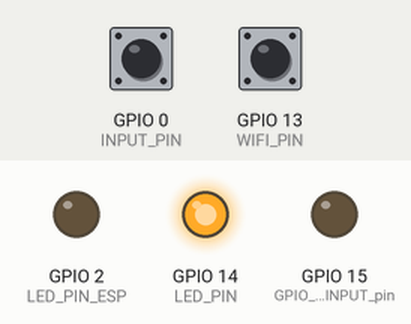
Recording of a sketch running on a simulated ESP8266 (Wemos D1 mini). On the bench: output pins drawn as LEDs (lit = HIGH). Dashed ring = blinking. Inputs (shaded band) come from the test bench; at power-on: GPIO 0 (INPUT_PIN) HIGH, GPIO 13 (WIFI_PIN) HIGH. WiFi joins after 1.5 s; servers stay silent unless stated; EEPROM starts erased; what the sketch prints to the serial monitor is not drawn.

Above: at 2.7 s.
2.8 s: GPIO 0 (INPUT_PIN) pulled LOW for 0.15 s
At 2.95 s:
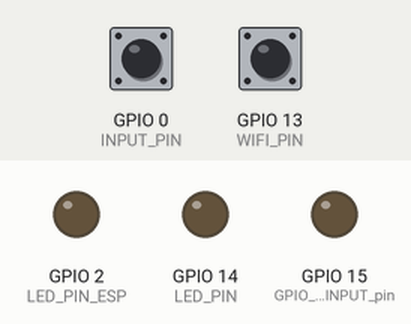
At 5.0 s:
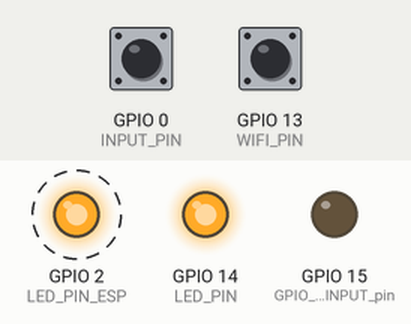
5.8 s: GPIO 0 (INPUT_PIN) pulled LOW for 3.2 s
At 6.6 s:
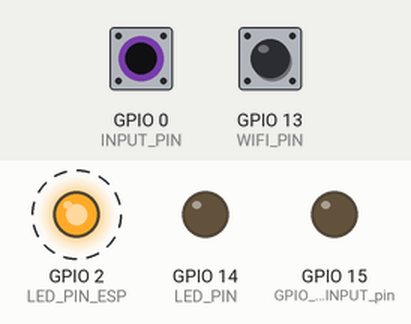
Timing chart, 0 to 19.5 s (numbered marks = the images above; inputs shaded):
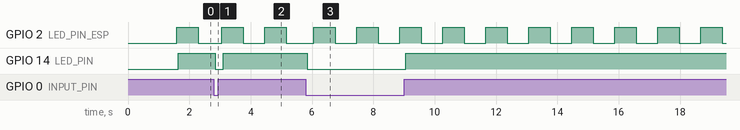

The sketch:

wifimanger.ino
```cpp
//http://ip:3001/?machine=m01&machineKey=12345

#include <ESP8266WiFi.h>          //ESP8266 Core WiFi Library (you most likely already have this in your sketch)
#include <DNSServer.h>            //Local DNS Server used for redirecting all requests to the configuration portal
#include <ESP8266WebServer.h>     //Local WebServer used to serve the configuration portal

#include <WiFiManager.h>
#include <WiFiClient.h>
#include <ESP8266HTTPClient.h>

#include <EEPROM.h>


//Web server
ESP8266WebServer server2(888);


// GPIO Pin
int LED_PIN = 14; //D5 SCK
int INPUT_PIN = 0; //Wemos D1 (pin D3)
int LED_PIN_ESP = 2; //D4 BUILD IN LED
int WIFI_PIN = 13; //D7

// Input Status and debouncing
int inputValue = 0;
int inputState;
int lastInputState = LOW;   // the previous reading from the input pin

// the following variables are unsigned longs because the time, measured in
// milliseconds, will quickly become a bigger number than can be stored in an int.
unsigned long lastDebounceTime = 0;  // the last time the output pin was toggled
unsigned long debounceDelay = 50;    // the debounce time; increase if the output flickers

String strText ;

boolean ledState;
unsigned long ms;        //time from millis()
unsigned long msLast;    //last time the LED changed state


// HTML web page to handle 3 input fields (input1, input2, input3)
//const char index_html[] PROGMEM = R"=====(
//<!DOCTYPE HTML><html><head>
//  <title>ESP Input Form</title>
//  <meta name="viewport" content="width=device-width, initial-scale=1">
//  </head><body>
//  <form action="/get">
//    input1: <input  type="text" name="counter">
//    <input type="submit" value="Submit">
//  </form><br>
//</body></html>)=====";

String postForms1 = "<html>\
  <head>\
    <title>Machine Counter Link</title>\
  </head>\
  <body>\
    <h1>Machine Counter HTTP Link</h1><br>\
    <form method=\"post\" action=\"/submit/\">\
      <input style=\"width: 800px;\" type=\"text\" name=\'counter\' value=\'";


String postForms2 = "\'><br>\
      <input type=\"submit\" value=\"Submit\">\
    </form>\
  </body>\
</html>";

//char str[512];
//WiFiManagerParameter custom_mqtt_server("server", "http server", str, 512);
//flag for saving data
bool shouldSaveConfig = false;
//callback notifying us of the need to save config
void saveConfigCallback () {
  Serial.println("Should save config");
  shouldSaveConfig = true;
}


void setup() {
  // Turn on Serial at 115200 bound speed
  Serial.begin(115200);
  Serial.println("\n\n Machine Industry of Tool ver 1.0.0.0 \n");
 /*                      *
          EEPROM Initialize
  *                       */

  EEPROM.begin(512);  //Initialize EEPROM
  //Read string from eeprom (testing eeprom)
  strText.reserve(512);
  strText = read_String(0);
  //  for(int i=0;i<512;i++)
  //  {
  //    strText = strText + char(EEPROM.read(i)); //Read one by one with starting address of 0x0F
  //  }

  Serial.println(strText.length());
  Serial.println("Saved string is : ");
  Serial.println(strText);  //Print the text
  Serial.println("\n");
  //strText.toCharArray(str, 100);
  //strcpy(str,strText);
  //Serial.println(str);
  //Serial.println("\n");

  const char * c = strText.c_str();
  Serial.println(c);
  /*											*
  				WIFI Manganger
  *												*/

  // WiFi Manager
  WiFiManager wifiManager;
  WiFiManagerParameter custom_mqtt_server("server", "http server", c,100);
  wifiManager.addParameter(&custom_mqtt_server);
  wifiManager.setSaveConfigCallback(saveConfigCallback);

  wifiManager.autoConnect();
  if (shouldSaveConfig==true){
      //read updated parameters
      strText = custom_mqtt_server.getValue();
      Serial.println("Writing " + strText);
      writeString(0, strText);  //Address 10 and String type data
  }
  // If you get here you have connected to the WiFi
  Serial.println("connected...yeey :)");

  /*											*
  				GPIO Initialize
  *												*/

  // GPIO for Wemos D1 R2 SCK LED
  pinMode(LED_PIN, OUTPUT); //GPIO 14 is an OUTPUT pin;
  digitalWrite(LED_PIN, LOW); //Initial state is ON

  //LED_PIN_ESP
  pinMode(LED_PIN_ESP, OUTPUT); //GPIO 2 is an OUTPUT pin;
  digitalWrite(LED_PIN_ESP, HIGH); //Initial state is ON

  // INPUT GPIO
  pinMode(INPUT_PIN,INPUT_PULLUP); //GPIO 0 is an INPUT pin;
  //digitalWrite(INPUT_PIN, LOW); //Initial state is ON

  // INPUT GPIO REFERENCE
  pinMode(15,OUTPUT); //GPIO 0 is an INPUT pin;
  digitalWrite(15, LOW); //Initial state is ON

  // WIFI MANAGER PIN
  pinMode(WIFI_PIN, INPUT_PULLUP); //GPIO 12 is an INPUT pin;
  //digitalWrite(WIFI_PIN, LOW); //Initial state is ON


  //  /*											*
  //  *				Web Server on port 8888
  //  *												*/
  //counterLink.reserve(500)
  server2.on("/", handleRoot); //Which routine to handle at root location
  server2.on("/submit/", handleSubmit);
  server2.begin();

}

void handleRoot() {
  server2.send(200, "text/html", postForms1 + strText + postForms2);
}

void handleSubmit() {
  Serial.println(server2.args());
  if (server2.args() > 0 ) {
    for ( uint8_t i = 0; i < server2.args(); i++ ) {
      //Serial.println(server2.argName(i));
      //Serial.println(server2.arg(i));

      //if((server2.arg(i)).indexOf("counter=")==0){
      //  Serial.println("found");
      //}

      if (server2.argName(i) == "counter") {
        Serial.println("Writing " + server2.arg(i));
        writeString(0, server2.arg(i));  //Address 10 and String type data
        strText = server2.arg(i);
        //do something here with value from server.arg(i);
      }

    }
  }
  server2.send(200, "text/html", postForms1 + strText + postForms2);
}

void writeString(char add, String data)
{ //https://circuits4you.com/2018/10/16/arduino-reading-and-writing-string-to-eeprom/

  int _size = data.length();
  int i;
  for (i = 0; i < _size; i++)
  {
    EEPROM.write(add + i, data[i]);
  }
  EEPROM.write(add + _size, '\0'); //Add termination null character for String Data
  EEPROM.commit();
}

String read_String(char add)
{ //https://circuits4you.com/2018/10/16/arduino-reading-and-writing-string-to-eeprom/
  int i;
  char data[500]; //Max 500 Bytes
  int len = 0;
  unsigned char k;
  k = EEPROM.read(add);
  //Serial.print(k);
  while (k != '\0' && len < 500) //Read until null character
  {
    k = EEPROM.read(add + len);
    //Serial.print(k);
    data[len] = k;
    len++;
  }
  data[len] = '\0';
  return String(data);
}

void blinkLED(void)
{//https://forum.arduino.cc/index.php?topic=257095.0
    if (ms - msLast > (ledState ? 700 : 700)) {
        digitalWrite(LED_PIN_ESP, ledState = !ledState);
        msLast = ms;
    }
}

void loop() {
  ms = millis();
  blinkLED();

  if ( digitalRead(WIFI_PIN) == LOW ) {
    const char * c = strText.c_str();
    //WiFiManager
    WiFiManagerParameter custom_mqtt_server("server", "http server", c, 512);
    //Local intialization. Once its business is done, there is no need to keep it around
    WiFiManager wifiManager;

    wifiManager.addParameter(&custom_mqtt_server);

    //reset settings - for testing
    //wifiManager.resetSettings();

    //sets timeout until configuration portal gets turned off
    //useful to make it all retry or go to sleep
    //in seconds
    //wifiManager.setTimeout(120);

    //it starts an access point with the specified name
    //here  "AutoConnectAP"
    //and goes into a blocking loop awaiting configuration

    //WITHOUT THIS THE AP DOES NOT SEEM TO WORK PROPERLY WITH SDK 1.5 , update to at least 1.5.1
    //WiFi.mode(WIFI_STA);

    //set config save notify callback
    wifiManager.setSaveConfigCallback(saveConfigCallback);

    if (!wifiManager.startConfigPortal("OnDemandAP")) {
    //if (!wifiManager.autoConnect("AutoConnectAP")) {
      Serial.println("failed to connect and hit timeout");
      delay(3000);
      //reset and try again, or maybe put it to deep sleep
      ESP.reset();
      delay(5000);
    }
    if (shouldSaveConfig==true){
      //read updated parameters
      strText = custom_mqtt_server.getValue();
      Serial.println("Writing " + strText);
      writeString(0, strText);  //Address 10 and String type data
    }
    //if you get here you have connected to the WiFi
    Serial.println("connected...yeey :)");
  }

  server2.handleClient();          //Handle client requests

  inputValue = digitalRead(INPUT_PIN);

  // If the switch changed, due to noise or pressing:
  if (inputValue != lastInputState) {
    // reset the debouncing timer
    lastDebounceTime = millis();
  }

  if ((millis() - lastDebounceTime) > debounceDelay) {
    // whatever the reading is at, it's been there for longer than the debounce
    // delay, so take it as the actual current state:

    // if the button state has changed:
    if (inputValue != inputState) {
      inputState = inputValue;

      Serial.print("Input Changed to ");
      Serial.println(inputState);
      digitalWrite(LED_PIN, inputState);

      if (inputState == LOW) {
        WiFiClient client;

        HTTPClient http;
        http.setTimeout(2000);
        Serial.print("[HTTP] begin...\n");
        if (http.begin(client, strText)) {  // HTTP


          Serial.print("[HTTP] GET...\n");
          // start connection and send HTTP header
          int httpCode = http.GET();

          // httpCode will be negative on error
          if (httpCode > 0) {
            // HTTP header has been send and Server response header has been handled
            Serial.printf("[HTTP] GET... code: %d\n", httpCode);

            // file found at server
            if (httpCode == HTTP_CODE_OK || httpCode == HTTP_CODE_MOVED_PERMANENTLY) {
              String payload = http.getString();
              Serial.println(payload);
            }
          } else {
            Serial.printf("[HTTP] GET... failed, error: %s\n", http.errorToString(httpCode).c_str());
          }

          http.end();
        } else {
          Serial.printf("[HTTP} Unable to connect\n");
        }
      }

    }
  }

  lastInputState = inputValue;

}
```

Measured:
- after the input at 2.8 s, GPIO 14 (LED_PIN): HIGH → LOW after 0.05 s, → HIGH 0.25 s later
- after the input at 5.8 s, GPIO 14 (LED_PIN): HIGH → LOW after 0.05 s, → HIGH 3.2 s later
- by itself, GPIO 2 (LED_PIN_ESP): alternates HIGH for 0.70 s and LOW for 0.70 s
